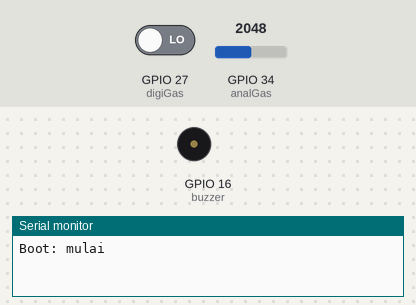
Bench run of a sketch on a simulated ESP32. On the bench: buzzer (waves = sounding, pin HIGH), the last lines printed to the serial monitor. Inputs (shaded band) come from the test bench; at power-on: GPIO 34 (analGas) = 2048, GPIO 27 (digiGas) LOW. WiFi joins after 1.5 s; servers stay silent unless stated; no MQTT or app messages arrive unless stated.

Above: at 1.2 s.
1.3 s: GPIO 34 (analGas) set to 1926
8.7 s: GPIO 34 (analGas) set to 1823
At 9.4 s:
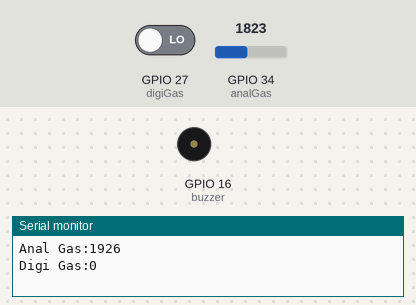
13.0 s: GPIO 34 (analGas) set to 1910
At 16.2 s:
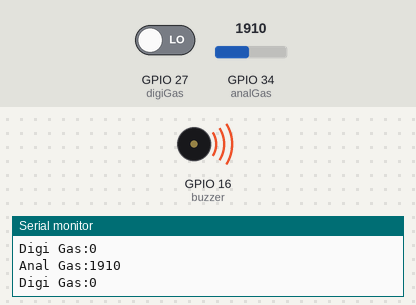
20.4 s: GPIO 34 (analGas) set to 1830
At 22.6 s:
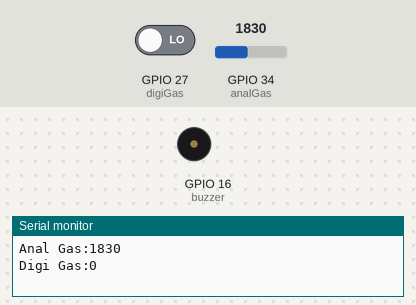
Timing chart, 0 to 24.1 s (numbered marks = the images above; inputs shaded):
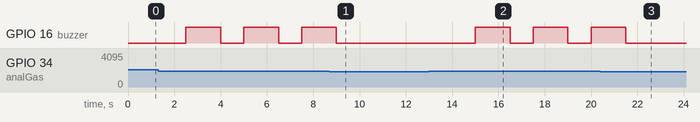

The sketch:

ArduinoSRC.ino
```cpp
#include <WiFi.h>
#include <PubSubClient.h>
#include <ArduinoJson.h> // Library untuk membuat JSON

const char* ssid = "KSM-IF";
const char* password = "k1ta bukan 4ku";
const char* mqtt_server = "192.168.0.2";

const int buzzer = 16;
const int analGas = 34;
const int digiGas = 27;

const unsigned long SENSE_INTERVAL = 2500; // ms
const unsigned long NET_INTERVAL  = 5000;  // ms
const unsigned long PUB_INTERVAL  = 5000;  // ms
const int GAS_THRESHOLD = 1870;

WiFiClient espClient;
PubSubClient client(espClient);

// Nilai sensor terakhir: sensing tetap jalan walau WiFi mati,
// nilainya dipakai blok publish begitu koneksi kembali.
static int inputAnalGas = 0;
static int inputDigiGas = 0;
static const char* status = "good";

void setup() {
  Serial.begin(115200);
  Serial.println("Boot: mulai");

  pinMode(buzzer, OUTPUT);
  pinMode(analGas, INPUT);
  pinMode(digiGas, INPUT);

  client.setServer(mqtt_server, 1883);

  // Tidak ada tunggu blocking di sini: begitu Serial.begin selesai,
  // loop() langsung sensing, WiFi connect Paralel di background.
  WiFi.begin(ssid, password);
  delay(50);
}

void loop() {
  // 1. Sensing: tanpa syarat WiFi, selalu jalan
  static unsigned long lastSense = 0;
  if (millis() - lastSense >= SENSE_INTERVAL) {
    lastSense = millis();

    inputAnalGas = analogRead(analGas);
    inputDigiGas = digitalRead(digiGas);

    Serial.print("Anal Gas:"); Serial.println(inputAnalGas);
    Serial.print("Digi Gas:"); Serial.println(inputDigiGas);

    if (inputAnalGas > GAS_THRESHOLD) {
      status = "bad";
      digitalWrite(buzzer, HIGH);
      delay(1500);
      digitalWrite(buzzer, LOW);
    } else {
      status = "good";
    }
  }

  // 2. Jaringan: reconnect non-blocking, sensor tetap terbaca di atas
  static unsigned long lastNet = 0;
  if (millis() - lastNet >= NET_INTERVAL) {
    lastNet = millis();
    if (WiFi.status() != WL_CONNECTED) {
      WiFi.reconnect();
    } else if (!client.connected()) {
      if (client.connect("ESP32_JSON_Client")) {
        Serial.println("Connected to MQTT");
      }
    } else {
      client.loop();
    }
  }

  // 3. Publish JSON hanya kalau MQTT benar-benar terhubung
  static unsigned long lastMsg = 0;
  if (client.connected() && millis() - lastMsg >= PUB_INTERVAL) {
    lastMsg = millis();

    JsonDocument doc;
    doc["gas_intencity"] = inputAnalGas;
    doc["status"] = status;
    doc["uptime"] = millis() / 1000;

    char buffer[256];
    serializeJson(doc, buffer);

    client.publish("esp32/sensor_data", buffer);

    Serial.print("Sent JSON: ");
    Serial.println(buffer);
  }
}
```

Measured:
- after the input at 8.7 s, GPIO 16 (buzzer): goes on until 9.0 s, then stays LOW
- after the input at 13.0 s, GPIO 16 (buzzer): alternates HIGH for 1.5 s and LOW for 1.0 s, starting after 2.0 s
- after the input at 20.4 s, GPIO 16 (buzzer): goes on until 21.5 s, then stays LOW
- by itself, GPIO 16 (buzzer): alternates HIGH for 1.5 s and LOW for 1.0 s
